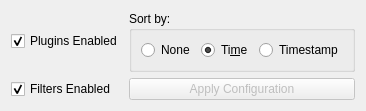
      <widget class="QFrame" name="enableConfigFrame">
       <property name="frameShape">
        <enum>QFrame::NoFrame</enum>
       </property>
       <property name="frameShadow">
        <enum>QFrame::Plain</enum>
       </property>
       <layout class="QGridLayout" name="gridLayout">
        <item row="2" column="1">
         <widget class="QCheckBox" name="filtersEnabled">
          <property name="text">
           <string>Filters Enabled</string>
          </property>
          <property name="checked">
           <bool>true</bool>
          </property>
         </widget>
        </item>
        <item row="0" column="1">
         <widget class="QCheckBox" name="pluginsEnabled">
          <property name="text">
           <string>Plugins Enabled</string>
          </property>
          <property name="checked">
           <bool>true</bool>
          </property>
         </widget>
        </item>
        <item row="2" column="2">
         <widget class="QPushButton" name="applyConfig">
          <property name="enabled">
           <bool>false</bool>
          </property>
          <property name="text">
           <string>Apply Configuration</string>
          </property>
          <property name="icon">
           <iconset resource="resource.qrc">
            <normaloff>:/toolbar/png/weather-storm.png</normaloff>
            <disabledoff>:/toolbar/png/weather-clear.png</disabledoff>:/toolbar/png/weather-storm.png</iconset>
          </property>
         </widget>
        </item>
        <item row="0" column="2">
         <widget class="QGroupBox" name="groupSort">
          <property name="title">
           <string>Sort by:</string>
          </property>
          <property name="alignment">
           <set>Qt::AlignLeading|Qt::AlignLeft|Qt::AlignTop</set>
          </property>
          <property name="flat">
           <bool>true</bool>
          </property>
          <property name="checkable">
           <bool>false</bool>
          </property>
          <property name="checked">
           <bool>false</bool>
          </property>
          <layout class="QHBoxLayout" name="horizontalLayout_2">
           <item>
            <widget class="QRadioButton" name="radioDefaultSort">
             <property name="text">
              <string>None</string>
             </property>
            </widget>
           </item>
           <item>
            <widget class="QRadioButton" name="radioTimeSort">
             <property name="text">
              <string>Ti&amp;me</string>
             </property>
             <property name="checked">
              <bool>true</bool>
             </property>
            </widget>
           </item>
           <item>
            <widget class="QRadioButton" name="radioTimestampSort">
             <property name="text">
              <string>Timestamp</string>
             </property>
            </widget>
           </item>
          </layout>
         </widget>
        </item>
       </layout>
      </widget>
